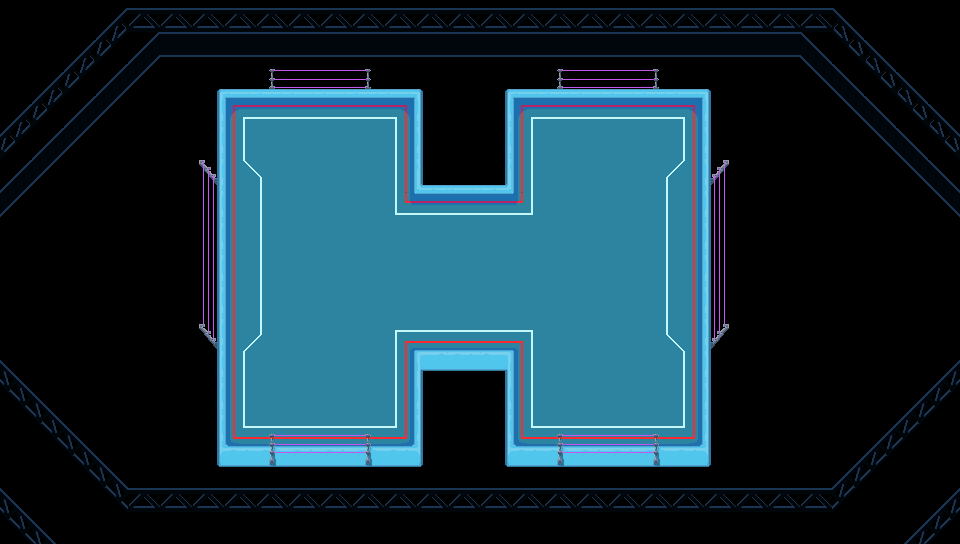

Below is a game level as drawn by its tile map, then a one-line description and the .tmx file that defines it, in full:
An orthogonal 30x17 tile map with 32x32 px tiles, 3 tile layers (Background, basetiles, toptiles), 1 hidden layer not drawn and 9 objects (Gradient4, Gradient3, Gradient2, Gradient1).

<map version="1.2" tiledversion="1.2.1" orientation="orthogonal" renderorder="right-down" width="30" height="17" tilewidth="32" tileheight="32" infinite="0" nextlayerid="8" nextobjectid="12">
 <tileset firstgid="1" source="tilesheet.tsx" />
 <objectgroup id="6" name="BackgroundColor" locked="1">
  <object id="7" gid="241" x="-18" y="570" width="997" height="582" />
 </objectgroup>
 <objectgroup id="5" name="BackgroundGradient">
  <object id="2" name="Gradient4" gid="177" x="-19" y="136" width="1002" height="195" />
  <object id="3" name="Gradient3" gid="177" x="982" y="444" width="1004" height="272" rotation="180" />
  <object id="4" name="Gradient2" gid="177" x="841" y="-133" width="971" height="357" rotation="90" />
  <object id="5" name="Gradient1" gid="177" x="119" y="782" width="971" height="405" rotation="270" />
 </objectgroup>
 <layer id="4" name="Background" width="30" height="17" locked="1">
  <data encoding="csv">
0,0,0,47,48,48,48,48,48,48,48,48,48,48,48,48,48,48,48,48,48,48,48,48,48,48,2147483695,0,0,0,
0,0,47,111,112,113,113,113,113,113,113,113,113,113,113,113,113,113,113,113,113,113,113,113,113,2147483760,2147483759,2147483695,0,0,
0,47,111,112,176,0,0,0,0,0,0,0,0,0,0,0,0,0,0,0,0,0,0,0,0,2147483824,2147483760,2147483759,2147483695,0,
47,111,112,176,0,0,0,0,0,0,0,0,0,0,0,0,0,0,0,0,0,0,0,0,0,0,2147483824,2147483760,2147483759,2147483695,
111,112,176,0,0,0,0,0,0,0,0,0,0,0,0,0,0,0,0,0,0,0,0,0,0,0,0,2147483824,2147483760,2147483759,
112,176,0,0,0,0,0,0,0,0,0,0,0,0,0,0,0,0,0,0,0,0,0,0,0,0,0,0,2147483824,2147483760,
176,0,0,0,0,0,0,0,0,0,0,0,0,0,0,0,0,0,0,0,0,0,0,0,0,0,0,0,0,2147483824,
0,0,0,0,0,0,0,0,0,0,0,0,0,0,0,0,0,0,0,0,0,0,0,0,0,0,0,0,0,0,
0,0,0,0,0,0,0,0,0,0,0,0,0,0,0,0,0,0,0,0,0,0,0,0,0,0,0,0,0,0,
0,0,0,0,0,0,0,0,0,0,0,0,0,0,0,0,0,0,0,0,0,0,0,0,0,0,0,0,0,0,
0,0,0,0,0,0,0,0,0,0,0,0,0,0,0,0,0,0,0,0,0,0,0,0,0,0,0,0,0,0,
46,0,0,0,0,0,0,0,0,0,0,0,0,0,0,0,0,0,0,0,0,0,0,0,0,0,0,0,0,2147483694,
110,46,0,0,0,0,0,0,0,0,0,0,0,0,0,0,0,0,0,0,0,0,0,0,0,0,0,0,2147483694,2147483758,
0,110,46,0,0,0,0,0,0,0,0,0,0,0,0,0,0,0,0,0,0,0,0,0,0,0,0,2147483694,2147483758,0,
0,0,110,46,0,0,0,0,0,0,0,0,0,0,0,0,0,0,0,0,0,0,0,0,0,0,2147483694,2147483758,0,0,
46,0,0,110,48,48,48,48,48,48,48,48,48,48,48,48,48,48,48,48,48,48,48,48,48,48,2147483758,0,0,2147483694,
110,46,0,0,0,0,0,0,0,0,0,0,0,0,0,0,0,0,0,0,0,0,0,0,0,0,0,0,2147483694,2147483758
</data>
 </layer>
 <layer id="1" name="basetiles" width="30" height="17" locked="1">
  <data encoding="csv">
0,0,0,0,0,0,0,0,0,0,0,0,0,0,0,0,0,0,0,0,0,0,0,0,0,0,0,0,0,0,
0,0,0,0,0,0,0,0,0,0,0,0,0,0,0,0,0,0,0,0,0,0,0,0,0,0,0,0,0,0,
0,0,0,0,0,0,53,58,50,51,51,52,58,57,0,53,58,50,51,51,52,58,57,0,0,0,0,0,0,0,
0,0,0,0,0,0,117,54,55,55,55,55,56,249,0,117,54,55,55,55,55,56,249,0,0,0,0,0,0,0,
0,0,0,0,0,0,117,118,119,119,119,119,120,249,0,117,118,119,119,119,119,120,249,0,0,0,0,0,0,0,
0,0,0,0,0,0,62,63,64,119,119,119,120,309,58,245,118,119,119,119,59,60,61,0,0,0,0,0,0,0,
0,0,0,0,0,0,126,127,128,119,119,119,121,55,55,55,122,119,119,119,123,124,125,0,0,0,0,0,0,0,
0,0,0,0,0,0,126,127,128,119,119,119,119,119,119,119,119,119,119,119,123,124,125,0,0,0,0,0,0,0,
0,0,0,0,0,0,126,127,128,119,119,119,119,119,119,119,119,119,119,119,123,124,125,0,0,0,0,0,0,0,
0,0,0,0,0,0,126,127,128,119,119,119,119,119,119,119,119,119,119,119,123,124,125,0,0,0,0,0,0,0,
0,0,0,0,0,0,190,191,192,119,119,119,185,183,183,183,186,119,119,119,187,188,189,0,0,0,0,0,0,0,
0,0,0,0,0,0,117,118,119,119,119,119,120,247,248,246,118,119,119,119,119,120,249,0,0,0,0,0,0,0,
0,0,0,0,0,0,117,118,119,119,119,119,120,249,0,117,118,119,119,119,119,120,249,0,0,0,0,0,0,0,
0,0,0,0,0,0,117,182,183,183,183,183,184,249,0,117,182,183,183,183,183,184,249,0,0,0,0,0,0,0,
0,0,0,0,0,0,181,248,248,248,248,248,248,250,0,181,248,248,248,248,248,248,250,0,0,0,0,0,0,0,
0,0,0,0,0,0,0,0,0,0,0,0,0,0,0,0,0,0,0,0,0,0,0,0,0,0,0,0,0,0,
0,0,0,0,0,0,0,0,0,0,0,0,0,0,0,0,0,0,0,0,0,0,0,0,0,0,0,0,0,0
</data>
 </layer>
 <layer id="2" name="toptiles" width="30" height="17" locked="1">
  <data encoding="csv">
0,0,0,0,0,0,0,0,0,0,0,0,0,0,0,0,0,0,0,0,0,0,0,0,0,0,0,0,0,0,
0,0,0,0,0,0,0,0,0,0,0,0,0,0,0,0,0,0,0,0,0,0,0,0,0,0,0,0,0,0,
0,0,0,0,0,0,0,0,0,0,0,0,0,0,0,0,0,0,0,0,0,0,0,0,0,0,0,0,0,0,
0,0,0,0,0,0,0,0,0,0,0,0,0,0,0,0,0,0,0,0,0,0,0,0,0,0,0,0,0,0,
0,0,0,0,0,0,0,0,0,0,0,0,0,0,0,0,0,0,0,0,0,0,0,0,0,0,0,0,0,0,
0,0,0,0,0,0,0,0,0,0,0,0,0,0,0,0,0,0,0,0,0,0,0,0,0,0,0,0,0,0,
0,0,0,0,0,0,0,0,0,0,0,0,0,0,0,0,0,0,0,0,0,0,0,0,0,0,0,0,0,0,
0,0,0,0,0,0,0,0,0,0,0,0,0,0,0,0,0,0,0,0,0,0,0,0,0,0,0,0,0,0,
0,0,0,0,0,0,0,0,0,0,0,0,0,0,0,0,0,0,0,0,0,0,0,0,0,0,0,0,0,0,
0,0,0,0,0,0,0,0,0,0,0,0,0,0,0,0,0,0,0,0,0,0,0,0,0,0,0,0,0,0,
0,0,0,0,0,0,0,0,0,0,0,0,0,0,0,0,0,0,0,0,0,0,0,0,0,0,0,0,0,0,
0,0,0,0,0,0,0,0,0,0,0,0,0,0,0,0,0,0,0,0,0,0,0,0,0,0,0,0,0,0,
0,0,0,0,0,0,0,0,0,0,0,0,0,0,0,0,0,0,0,0,0,0,0,0,0,0,0,0,0,0,
0,0,0,0,0,0,0,0,114,115,115,116,0,0,0,0,0,114,115,115,116,0,0,0,0,0,0,0,0,0,
0,0,0,0,0,0,0,0,178,179,179,180,0,0,0,0,0,178,179,179,180,0,0,0,0,0,0,0,0,0,
0,0,0,0,0,0,0,0,0,0,0,0,0,0,0,0,0,0,0,0,0,0,0,0,0,0,0,0,0,0,
0,0,0,0,0,0,0,0,0,0,0,0,0,0,0,0,0,0,0,0,0,0,0,0,0,0,0,0,0,0
</data>
 </layer>
 <layer id="3" name="Collision" width="30" height="17" visible="0" locked="1">
  <data encoding="csv">
0,0,0,0,0,0,0,0,0,0,0,0,0,0,0,0,0,0,0,0,0,0,0,0,0,0,0,0,0,0,
0,0,0,0,0,0,0,0,319,319,319,319,0,0,0,0,0,319,319,319,319,0,0,0,0,0,0,0,0,0,
0,0,0,0,0,0,0,320,320,320,320,320,320,0,0,0,320,320,320,320,320,320,0,0,0,0,0,0,0,0,
0,0,0,0,0,0,0,320,320,320,320,320,320,0,0,0,320,320,320,320,320,320,0,0,0,0,0,0,0,0,
0,0,0,0,0,0,0,320,320,320,320,320,320,0,0,0,320,320,320,320,320,320,0,0,0,0,0,0,0,0,
0,0,0,0,0,0,319,320,320,320,320,320,320,0,0,0,320,320,320,320,320,320,319,0,0,0,0,0,0,0,
0,0,0,0,0,0,319,320,320,320,320,320,320,320,320,320,320,320,320,320,320,320,319,0,0,0,0,0,0,0,
0,0,0,0,0,0,319,320,320,320,320,320,320,320,320,320,320,320,320,320,320,320,319,0,0,0,0,0,0,0,
0,0,0,0,0,0,319,320,320,320,320,320,320,320,320,320,320,320,320,320,320,320,319,0,0,0,0,0,0,0,
0,0,0,0,0,0,319,320,320,320,320,320,320,320,320,320,320,320,320,320,320,320,319,0,0,0,0,0,0,0,
0,0,0,0,0,0,319,320,320,320,320,320,320,320,320,320,320,320,320,320,320,320,319,0,0,0,0,0,0,0,
0,0,0,0,0,0,0,320,320,320,320,320,320,0,0,0,320,320,320,320,320,320,0,0,0,0,0,0,0,0,
0,0,0,0,0,0,0,320,320,320,320,320,320,0,0,0,320,320,320,320,320,320,0,0,0,0,0,0,0,0,
0,0,0,0,0,0,0,320,320,320,320,320,320,0,0,0,320,320,320,320,320,320,0,0,0,0,0,0,0,0,
0,0,0,0,0,0,0,0,319,319,319,319,0,0,0,0,0,319,319,319,319,0,0,0,0,0,0,0,0,0,
0,0,0,0,0,0,0,0,0,0,0,0,0,0,0,0,0,0,0,0,0,0,0,0,0,0,0,0,0,0,
0,0,0,0,0,0,0,0,0,0,0,0,0,0,0,0,0,0,0,0,0,0,0,0,0,0,0,0,0,0
</data>
 </layer>
 <objectgroup id="7" name="Entities">
  <object id="8" gid="384" x="320" y="192" width="32" height="32" />
  <object id="9" gid="384" x="320" y="384" width="32" height="32" />
  <object id="10" gid="384" x="576" y="384" width="32" height="32" />
  <object id="11" gid="384" x="576" y="192" width="32" height="32" />
 </objectgroup>
</map>
